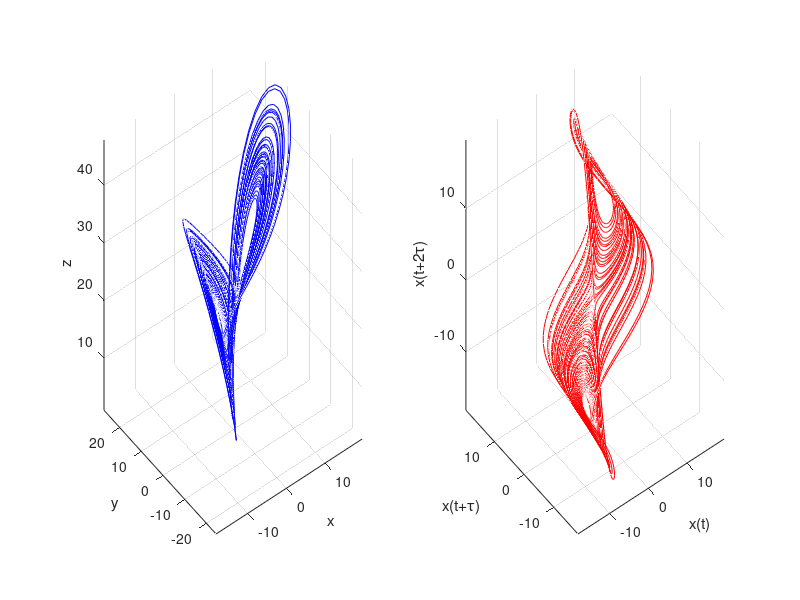

Reproduce this figure in MATLAB. (Note: this script raises an error after producing the figure.)

% Parameters for Lorenz system
sigma = 10;
rho = 28;
beta = 8/3;
dt = 0.01;  
T = 100;    
tspan = 0:dt:T;

% solve lorenz
f = @(t, y) [sigma*(y(2) - y(1)); 
             y(1)*(rho - y(3)) - y(2); 
             y(1)*y(2) - beta*y(3)];
[t, y] = ode45(f, tspan, [1; 1; 1]); % Initial condition [1, 1, 1]
x = y(:, 1); % Extract x-component for reconstruction

% Time-delay embedding parameters
tau = 10;    % Delay in steps
m = 3;       % Embedding dimension

% Reconstruct the attractor using x(t), x(t+tau), x(t+2tau)
N = length(x) - (m-1)*tau;
embedded = zeros(N, m);
for i = 1:N
    embedded(i, :) = x(i:tau:i + (m-1)*tau);
end


figure;

% Original 3D Lorenz attractor
subplot(1, 2, 1);
plot3(y(:,1), y(:,2), y(:,3), 'b', 'LineWidth', 0.5);
xlabel('x'); ylabel('y'); zlabel('z');
grid on; axis tight;

% Reconstructed attractor (from x-component)
subplot(1, 2, 2);
plot3(embedded(:,1), embedded(:,2), embedded(:,3), 'r', 'LineWidth', 0.5);
xlabel('x(t)'); ylabel('x(t+\tau)'); zlabel('x(t+2\tau)');
grid on; axis tight;

% Compare shapes
sgtitle('Lorenz System: Original vs. Time-Delay Embedding');